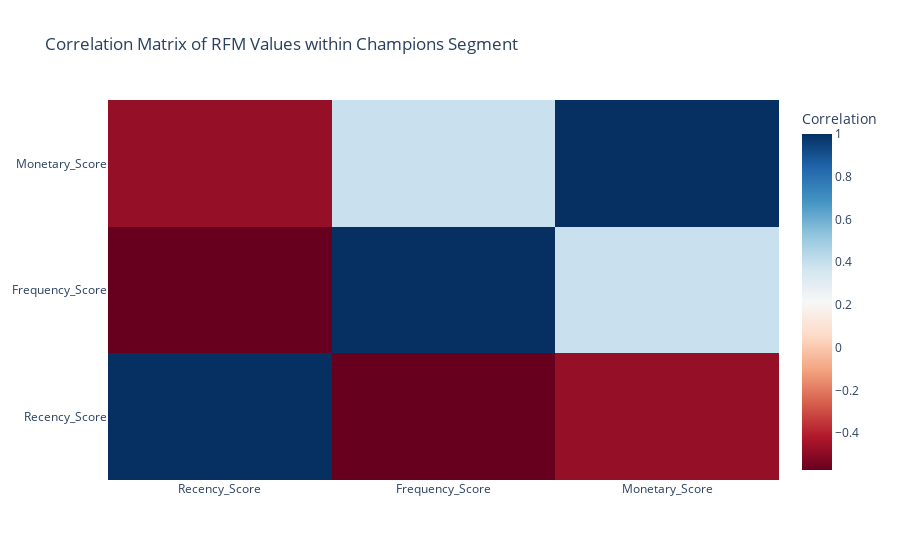

Write notebook code for a chart like this one.
### Code cell
correlation_matrix = champions_segment[['Recency_Score', 'Frequency_Score', 'Monetary_Score']].corr()

# Visualize the correlation matrix using a heatmap
fig_heatmap = go.Figure(data=go.Heatmap(
                   z=correlation_matrix.values,
                   x=correlation_matrix.columns,
                   y=correlation_matrix.columns,
                   colorscale='RdBu',
                   colorbar=dict(title='Correlation')))

fig_heatmap.update_layout(title='Correlation Matrix of RFM Values within Champions Segment')

fig_heatmap.show()

### Figure 1 — Plotly figure (JSON) as saved in the notebook; plotly's stock layout.template omitted (floating-point values rounded to 4 significant figures)
{"data": [{"colorbar": {"title": {"text": "Correlation"}}, "colorscale": [[0, "rgb(103,0,31)"], [0.1, "rgb(178,24,43)"], [0.2, "rgb(214,96,77)"], [0.3, "rgb(244,165,130)"], [0.4, "rgb(253,219,199)"], [0.5, "rgb(247,247,247)"], [0.6, "rgb(209,229,240)"], [0.7, "rgb(146,197,222)"], [0.8, "rgb(67,147,195)"], [0.9, "rgb(33,102,172)"], [1, "rgb(5,48,97)"]], "type": "heatmap", "x": ["Recency_Score", "Frequency_Score", "Monetary_Score"], "y": ["Recency_Score", "Frequency_Score", "Monetary_Score"], "z": [[1, -0.5717, -0.4747], [-0.5717, 1, 0.3907], [-0.4747, 0.3907, 1]]}], "layout": {"title": {"text": "Correlation Matrix of RFM Values within Champions Segment"}}}
